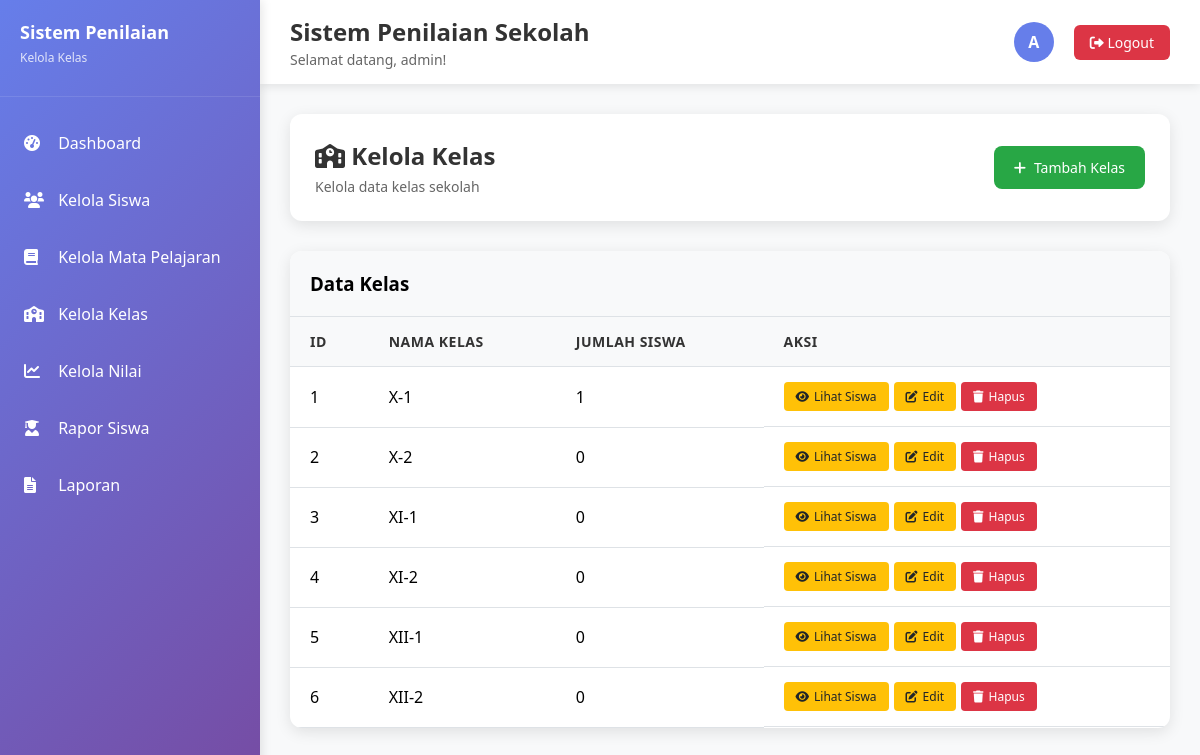
/kelola_kelas.php (signed in), run on the app's committed database.
### tables this page shows
CREATE TABLE `kelas` (
  `id_kelas` int(11) NOT NULL,
  `nama_kelas` varchar(20) NOT NULL
);

### kelola_kelas.php (the view, shortened to what this page needs)
<?php
include "koneksi.php";
$admin = $_SESSION['admin'];
$query_kelas = "SELECT k.*, COUNT(s.id_siswa) as jumlah_siswa FROM kelas k LEFT JOIN siswa s ON k.id_kelas = s.id_kelas GROUP BY k.id_kelas ORDER BY k.nama_kelas ASC";
$result_kelas = mysqli_query($koneksi, $query_kelas);
?>
<!DOCTYPE html>
<html lang="id">
<head>
    <link rel="stylesheet" href="https://cdnjs.cloudflare.com/ajax/libs/font-awesome/6.0.0/css/all.min.css">
</head>
<body>
<div class="sidebar">
    <div class="sidebar-header">
        <h2>Sistem Penilaian</h2>
        <p>Kelola Kelas</p>
    </div>
    <ul class="menu">
      <li><a href="dashboard.php" class="menu-item active"><i class="fas fa-tachometer-alt"></i> Dashboard</a></li>
        <li><a href="kelola_siswa.php" class="menu-item"><i class="fas fa-users"></i> Kelola Siswa</a></li>
        <li><a href="kelola_mapel.php" class="menu-item"><i class="fas fa-book"></i> Kelola Mata Pelajaran</a></li>
        <li><a href="kelola_kelas.php" class="menu-item"><i class="fas fa-school"></i> Kelola Kelas</a></li>
        <li><a href="kelola_nilai.php" class="menu-item"><i class="fas fa-chart-line"></i> Kelola Nilai</a></li>
        <li><a href="rapor.php" class="menu-item"><i class="fas fa-user-graduate"></i> Rapor Siswa</a></li>
        <li><a href="laporan.php" class="menu-item"><i class="fas fa-file-alt"></i> Laporan</a></li>
    </ul>
</div>
<div class="main-content">
    <div class="topbar">
        <div class="topbar-left">
            <h1>Sistem Penilaian Sekolah</h1>
            <p>Selamat datang, <?php echo htmlspecialchars($admin['nama_lengkap']); ?>!</p>
        </div>
        <div class="topbar-right">
            <div class="user-info">
                <div class="user-avatar">
                    <?php echo strtoupper(substr($admin['nama_lengkap'], 0, 1)); ?>
                </div>
            </div>
            <a href="logout.php" class="logout-btn">
                <i class="fas fa-sign-out-alt"></i> Logout
            </a>
        </div>
    </div>
    <div class="content">
        <div class="page-header">
            <div class="page-title">
                <h2><i class="fas fa-school"></i> Kelola Kelas</h2>
                <p>Kelola data kelas sekolah</p>
            </div>
            <a href="#" class="btn-add" onclick="openModal()">
                <i class="fas fa-plus"></i> Tambah Kelas
            </a>
        </div>
        <div class="data-table">
            <div class="table-header">
                <h3>Data Kelas</h3>
            </div>
            <div class="table-responsive">
                <table>
                    <thead>
                        <tr>
                            <th>ID</th>
                            <th>Nama Kelas</th>
                            <th>Jumlah Siswa</th>
                            <th>Aksi</th>
                        </tr>
                    </thead>
                    <tbody>
                        <?php
                        if (mysqli_num_rows($result_kelas) > 0) {
                            while ($kelas = mysqli_fetch_assoc($result_kelas)) {
                                echo "<tr>";
                                echo "<td>{$kelas['id_kelas']}</td>";
                                echo "<td>{$kelas['nama_kelas']}</td>";
                                echo "<td>{$kelas['jumlah_siswa']}</td>";
                                echo "<td class='action-buttons'>";
                                echo "<a href='kelola_siswa.php?kelas={$kelas['id_kelas']}' class='btn-edit'><i class='fas fa-eye'></i> Lihat Siswa</a>";
                                echo "<a href='?edit={$kelas['id_kelas']}' class='btn-edit' onclick='openModal({$kelas['id_kelas']})'><i class='fas fa-edit'></i> Edit</a>";
                                echo "<a href='?hapus={$kelas['id_kelas']}' class='btn-delete' onclick='return confirm(\"Apakah Anda yakin ingin menghapus kelas ini?\")'><i class='fas fa-trash'></i> Hapus</a>";
                                echo "</td>";
                                echo "</tr>";
                            }
                        } else {
                            echo "<tr><td colspan='4' class='empty-state'>";
                            echo "<i class='fas fa-school'></i>";
                            echo "<p>Belum ada data kelas</p>";
                            echo "</td></tr>";
                        }
                        ?>
                    </tbody>
                </table>
            </div>
        </div>
    </div>
</div>
</body>
</html>

### kelola_kelas.php (style rules this page uses)
* { margin: 0; padding: 0; box-sizing: border-box; }
body { font-family: 'Segoe UI', Tahoma, Geneva, Verdana, sans-serif; background: #f8f9fa; overflow-x: hidden; }
.sidebar { position: fixed; left: 0; top: 0; width: 260px; height: 100vh; background: linear-gradient(135deg, #667eea 0%, #764ba2 100%); color: white; padding: 20px 0; box-shadow: 2px 0 10px rgba(0,0,0,0.1); z-index: 1000; }
.sidebar-header { padding: 0 20px 30px; border-bottom: 1px solid rgba(255,255,255,0.1); margin-bottom: 20px; }
.sidebar-header h2 { font-size: 18px; font-weight: 600; }
.sidebar-header p { font-size: 12px; opacity: 0.8; margin-top: 5px; }
.menu { list-style: none; }
.menu li { margin: 5px 0; }
.menu-item { display: block; padding: 15px 20px; color: white; text-decoration: none; transition: all 0.3s ease; border-left: 4px solid transparent; position: relative; }
.menu-item i { margin-right: 10px; width: 20px; }
.main-content { margin-left: 260px; min-height: 100vh; }
.topbar { background: white; padding: 15px 30px; box-shadow: 0 2px 10px rgba(0,0,0,0.1); display: flex; justify-content: space-between; align-items: center; position: sticky; top: 0; z-index: 999; }
.topbar-left h1 { font-size: 24px; color: #333; font-weight: 600; }
.topbar-left p { font-size: 14px; color: #666; margin-top: 2px; }
.topbar-right { display: flex; align-items: center; gap: 20px; }
.user-info { display: flex; align-items: center; gap: 10px; }
.user-avatar { width: 40px; height: 40px; background: #667eea; border-radius: 50%; display: flex; align-items: center; justify-content: center; color: white; font-weight: 600; }
.logout-btn { background: #dc3545; color: white; padding: 8px 16px; border-radius: 6px; text-decoration: none; font-size: 14px; transition: background 0.3s ease; }
.content { padding: 30px; }
.page-header { background: white; padding: 25px; border-radius: 12px; box-shadow: 0 4px 15px rgba(0,0,0,0.1); margin-bottom: 30px; display: flex; justify-content: space-between; align-items: center; }
.page-title h2 { font-size: 24px; color: #333; margin-bottom: 5px; }
.page-title p { color: #666; font-size: 14px; }
.btn-add { background: #28a745; color: white; padding: 12px 20px; border-radius: 8px; text-decoration: none; font-size: 14px; transition: background 0.3s ease; display: inline-flex; align-items: center; gap: 8px; }
.data-table { background: white; border-radius: 12px; box-shadow: 0 4px 15px rgba(0,0,0,0.1); overflow: hidden; }
.table-header { background: #f8f9fa; padding: 20px; border-bottom: 1px solid #dee2e6; }
.table-responsive { overflow-x: auto; }
table { width: 100%; border-collapse: collapse; }
th, td { padding: 15px 20px; text-align: left; border-bottom: 1px solid #dee2e6; }
th { background: #f8f9fa; font-weight: 600; color: #333; font-size: 14px; text-transform: uppercase; letter-spacing: 0.5px; }
.action-buttons { display: flex; gap: 5px; }
.btn-edit, .btn-delete { padding: 6px 12px; border-radius: 4px; text-decoration: none; font-size: 12px; font-weight: 500; display: inline-flex; align-items: center; gap: 5px; }
.btn-edit { background: #ffc107; color: #212529; }
.btn-delete { background: #dc3545; color: white; }

### data on the page
kelas: id_kelas "1", nama_kelas "X-1", jumlah_siswa "1"
kelas: id_kelas "2", nama_kelas "X-2", jumlah_siswa "0"
kelas: id_kelas "3", nama_kelas "XI-1", jumlah_siswa "0"
kelas: id_kelas "4", nama_kelas "XI-2", jumlah_siswa "0"
kelas: id_kelas "5", nama_kelas "XII-1", jumlah_siswa "0"
kelas: id_kelas "6", nama_kelas "XII-2", jumlah_siswa "0"

### other printed values
$admin['nama_lengkap'] "admin"
substr($admin['nama_lengkap'], 0, 1) "A"
